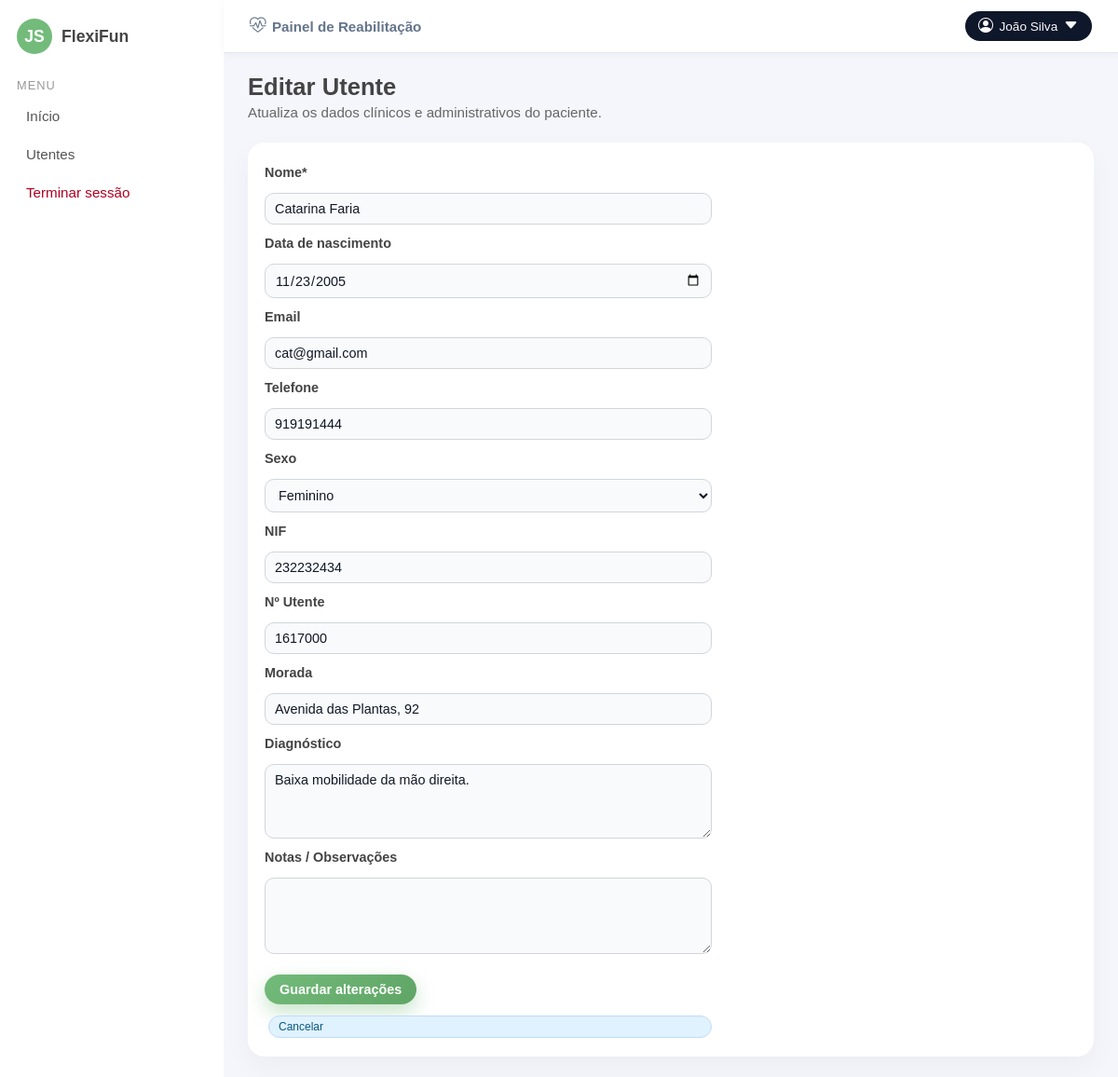
The app's page /Web_FlexiFun/private/fisio/pacientes/editar.php?id=7 (signed in) with its own data.
### tables this page shows
CREATE TABLE IF NOT EXISTS `paciente` (
  `user_id` bigint NOT NULL,
  `nome` varchar(150) NOT NULL,
  `data_nascimento` date DEFAULT NULL,
  `sexo` enum('M','F','Outro','NA') DEFAULT 'NA',
  `diagnostico` varchar(200) DEFAULT NULL,
  `nif` varchar(20) DEFAULT NULL,
  `numero_utente` varchar(20) DEFAULT NULL,
  `telefone` varchar(20) DEFAULT NULL,
  `morada` varchar(255) DEFAULT NULL,
  `notas` text,
  `fisioterapeuta_id` bigint DEFAULT NULL,
  PRIMARY KEY (`user_id`),
  KEY `fisioterapeuta_id` (`fisioterapeuta_id`),
  CONSTRAINT `paciente_ibfk_1` FOREIGN KEY (`user_id`) REFERENCES `users` (`id`) ON DELETE CASCADE ON UPDATE CASCADE,
  CONSTRAINT `paciente_ibfk_2` FOREIGN KEY (`fisioterapeuta_id`) REFERENCES `fisioterapeuta` (`user_id`) ON DELETE SET NULL ON UPDATE CASCADE
);

CREATE TABLE IF NOT EXISTS `users` (
  `id` bigint NOT NULL AUTO_INCREMENT,
  `email` varchar(150) NOT NULL,
  `password_hash` varchar(255) NOT NULL,
  `role` enum('paciente','fisioterapeuta','admin') NOT NULL,
  `created_at` datetime NOT NULL DEFAULT CURRENT_TIMESTAMP,
  `last_login_at` datetime DEFAULT NULL,
  `is_active` tinyint(1) NOT NULL DEFAULT '1',
  PRIMARY KEY (`id`),
  UNIQUE KEY `email` (`email`)
);

### Web_FlexiFun/private/fisio/pacientes/editar.php (the view, shortened to what this page needs)
<?php
$idTerapeutaUser = (int) $_SESSION['user_id'];
$idPacienteUser = (int) $_GET['id'];
require_once __DIR__ . '/../../db.php';
$sql = "
    SELECT
        p.*,
        u.email
    FROM paciente p
    JOIN users u ON u.id = p.user_id
    WHERE p.user_id = :idPac
      AND p.fisioterapeuta_id = :idTerapeuta
    LIMIT 1
";
$stmt = $pdo->prepare($sql);
$stmt->execute([
    'idPac'       => $idPacienteUser,
    'idTerapeuta' => $idTerapeutaUser
]);
$utente = $stmt->fetch(PDO::FETCH_ASSOC);
?>
<!DOCTYPE html>
<html lang="pt">
<head>
    <link rel="stylesheet" href="../../assets/css/private.css">
    <link rel="stylesheet"
          href="https://cdn.jsdelivr.net/npm/bootstrap-icons@1.10.5/font/bootstrap-icons.css">
</head>
<body>
<div class="layout">
    <?php include __DIR__ . '/../includes/sidebar.php'; ?>
    <div class="main-area">
        <?php include __DIR__ . '/../includes/navbar.php'; ?>
        <main class="conteudo">
            <div class="page-header">
                <h1 class="page-title">Editar Utente</h1>
                <p class="page-subtitle">
                    Atualiza os dados clínicos e administrativos do paciente.
                </p>
            </div>
            <section class="card">
                <form method="post" class="formulario">
                    <label>Nome*</label>
                    <input type="text" name="nome" required
                           value="<?= htmlspecialchars($utente['nome'] ?? '') ?>">
                    <label>Data de nascimento</label>
                    <input type="date" name="data_nascimento"
                           value="<?= htmlspecialchars($utente['data_nascimento'] ?? '') ?>">
                    <label>Email</label>
                    <input type="email" name="email"
                           value="<?= htmlspecialchars($utente['email'] ?? '') ?>">
                    <label>Telefone</label>
                    <input type="text" name="telefone"
                           value="<?= htmlspecialchars($utente['telefone'] ?? '') ?>">
                    <label>Sexo</label>
                    <select name="sexo">
                        <option value="F" <?= (($utente['sexo'] ?? '') === 'F') ? 'selected' : '' ?>>Feminino</option>
                    </select>
                    <label>NIF</label>
                    <input type="text" name="nif"
                           value="<?= htmlspecialchars($utente['nif'] ?? '') ?>">
                    <label>Nº Utente</label>
                    <input type="text" name="numero_utente"
                           value="<?= htmlspecialchars($utente['numero_utente'] ?? '') ?>">
                    <label>Morada</label>
                    <input type="text" name="morada"
                           value="<?= htmlspecialchars($utente['morada'] ?? '') ?>">
                    <label>Diagnóstico</label>
                    <textarea name="diagnostico" rows="3"><?= htmlspecialchars($utente['diagnostico'] ?? '') ?></textarea>
                    <label>Notas / Observações</label>
                    <textarea name="notas" rows="4"><?= htmlspecialchars($utente['notas'] ?? '') ?></textarea>
                    <button type="submit" class="btn-primary">Guardar alterações</button>
                    <a href="utentes.php" class="btn-acao detalhe">Cancelar</a>
                </form>
            </section>
        </main>
    </div>
</div>
</body>
</html>

### Web_FlexiFun/private/assets/css/private.css (style rules this page uses)
html, body { font-family: 'Quicksand', sans-serif; font-weight: 400; }
button, input, select, textarea { font-family: inherit; }
:root { --verde: #73bb7b; --verde-escuro: #5fa565; --cinza-fundo: #f4f6fb; --cinza-texto: #444; --sidebar-largura: 240px; }
* { box-sizing: border-box; }
body { margin: 0; min-height: 100vh; font-family: "Quicksand", sans-serif; background: var(--cinza-fundo); }
.layout { display: flex; min-height: 100vh; background: var(--cinza-fundo); }
.main-area { flex: 1; display: flex; flex-direction: column; background: var(--cinza-fundo); }
.main, .conteudo { flex: 1; padding: 22px 26px; display: flex; flex-direction: column; gap: 16px; }
.main-header, .page-header { display: flex; flex-direction: column; gap: 4px; margin-bottom: 8px; }
.main-header-left h1, .page-title { margin: 0; font-size: 1.6rem; font-weight: 700; color: var(--cinza-texto); }
.main-header-left p, .page-subtitle { margin: 0; font-size: 0.95rem; color: #666; }
.card { background: #ffffff; border-radius: 18px; padding: 18px 18px 20px; box-shadow: 0 12px 30px rgba(0,0,0,0.04); }
.btn-acao { display: inline-block; border-radius: 999px; padding: 4px 10px; font-size: 12px; text-decoration: none; margin-left: 4px; border: 1px solid transparent; transition: background 0.15s ease, color 0.15s ease, border-color 0.15s ease; }
.btn-acao.detalhe { background: #e0f2fe; color: #075985; border-color: #bfdbfe; }
.btn-primary { display: inline-flex; align-items: center; justify-content: center; gap: 6px; padding: 8px 16px; font-size: 0.9rem; font-weight: 600; border-radius: 999px; border: none; background: linear-gradient(135deg, var(--verde), var(--verde-escuro)); color: #ffffff; text-decoration: none; cursor: pointer; box-shadow: 0 8px 20px rgba(115, 187, 123, 0.4); transition: transform 0.08s ease, box-shadow 0.12s ease, filter 0.12s ease; }
button.btn-primary { border: none; }
.formulario { display: flex; flex-direction: column; gap: 12px; max-width: 480px; margin-top: 6px; }
.formulario label { font-size: 0.9rem; font-weight: 600; color: var(--cinza-texto); margin-bottom: 2px; }
.formulario input[type="text"], .formulario input[type="email"], .formulario input[type="date"], .formulario select, .formulario textarea { width: 100%; padding: 8px 10px; border-radius: 10px; border: 1px solid #d1d5db; font-family: inherit; font-size: 0.9rem; color: #111827; background: #f9fafb; transition: border-color 0.15s ease, box-shadow 0.15s ease, background 0.15s ease; }
.formulario textarea { resize: vertical; min-height: 80px; }
.formulario .btn-primary { margin-top: 10px; align-self: flex-start; }

### records on screen
paciente: nome "Catarina Faria", data_nascimento "11/23/2005", email "cat@gmail.com", telefone "919191444", sexo "Feminino", nif "232232434", numero_utente "1617000", morada "Avenida das Plantas, 92", diagnostico "Baixa mobilidade da mão direita."

### other values on screen
$iniciais "JS"
$nomeTerapeuta "João Silva"
